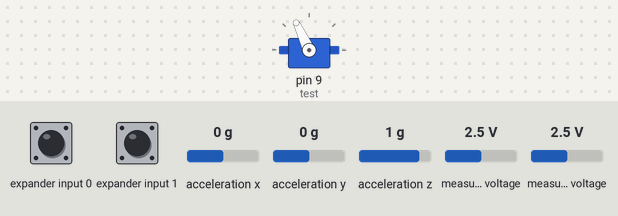
Bench run of a sketch on a simulated Arduino Uno, built with avr-gcc and run on an emulated ATmega328P. On the bench: servo. Wiring (inferred from the names in the program): Wii Nunchuk at I2C address 0x52. The inputs (shaded band) are chosen by the test bench; at power-on: expander input 0 HIGH, expander input 1 HIGH, acceleration x 0 g, acceleration y 0 g, acceleration z 1 g, measured voltage 2.5 V. What the sketch prints to the serial monitor is not drawn.

Above: at 0.05 s.
Timing chart, 0 to 5.5 s (numbered marks = the images above):
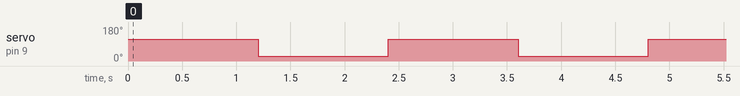

The sketch:

HandControl2.ino
```cpp
#include <Servo.h>
#include "Nunchuck.h"
#include "Hand.h"

Hand hand; // fingers 9 thumb 10
Servo test;
void nunChuckLoop()
{
  if (nunchuk_read()) {

  // map nunchuk data to a servo data point -> use for moving the arm
//    int x_axis = map(nunchuk_data[0], 23, 222, 180, 0);
//    int y_axis = map(nunchuk_data[1], 32, 231, 0, 180);

    if (nunchuk_buttonC()) {
      hand.openHand();
    }
    else if (nunchuk_buttonZ()) {
      hand.closeHand();
    }
  // un-comment next line to print data to serial monitor
   //nunchuk_print();
   }
}

void setup() {
    Serial.println("Initiated set-up...\n");
    Serial.begin(9600);
    Wire.begin();
    //hand.setUp(9, 10);
    test.attach(9);
    nunchuk_init();
    nunchuk_read();// get rid of c being pushed at start
    Serial.println("\nSet-up complete...\n");
}
void loop() {
  //nunChuckLoop();
//  hand.openHand();
//  delay(1000);
//  hand.closeHand();
//  delay(1000);
    test.write(115);
    delay(1200);
    Serial.println(test.read());
    test.write(25);
    delay(1200);
    Serial.println(test.read());
// Nunchuck debug stuff
//  if (nunchuk_read())
//    nunchuk_print();
//  delay(10);

}
```

Hand.h
```cpp
#include <Servo.h>

#ifndef Hand_H
#define Hand_H

// purple tower pro mg91 digital max = 170, min = 15

class Hand {
private:
  Servo fingersServo;
  Servo thumbServo;
  static int calcStep(int, int, int, int, int);
  static void moveServo(Servo, long, int);
public:
  Hand();
  ~Hand();
  void setUp(int, int);
  void moveHand(long, long, int);
  void moveFingers(long, int);
  void moveThumb(long, int);
  void openHand(int);
  void closeHand(int);
};

// helper method to determine step used by moveHand() and functions like it if need be
int Hand::calcStep(int curr, int dest, int buf = 10, int smallStep = 1, int largeStep = 2) {
  if (curr > dest) {
    if (curr < dest + buf)
      return curr - smallStep;
    return curr - largeStep;
  }
  else {
    if (curr > dest - buf)
      return curr + smallStep;
    return curr + largeStep;
  }
}

Hand::Hand() {
  Serial.println("Hand created");
}

Hand::~Hand() {
  Serial.println("Hand destroyed");
}

void Hand::setUp(int portFingers, int portThumb) {
  Serial.print("Attempting to attach servos.. ");
  fingersServo.attach(portFingers);
  thumbServo.attach(portThumb);
  Serial.println("Done");
}

void Hand::moveHand(long destFingers, long destThumb, int delayTime) {
  int fingersPos = fingersServo.read();
  int thumbPos = thumbServo.read();
  while (fingersPos != destFingers || thumbPos != destThumb) {
    fingersPos = calcStep(fingersPos, destFingers);
    thumbPos = calcStep(thumbPos, destThumb);
    fingersServo.write(fingersPos);
    thumbServo.write(thumbPos);
    delay(delayTime);

    // Servo debug stuff
    Serial.println("\n--- Fingers ---");
    Serial.print(fingersPos);
    Serial.print("->");
    Serial.print(destFingers);
    Serial.println("\n--- Thumb ---");
    Serial.print(thumbPos);
    Serial.print("->");
    Serial.println(destThumb);
  }
}

void Hand::moveServo(Servo servo, long dest, int tDelay) {
  int pos = servo.read();
  while (pos != dest) {
    pos = calcStep(pos, dest);
    servo.write(pos);
    delay(tDelay);

    Serial.print(pos);
    Serial.print("->");
    Serial.println(dest);
  }
}

void Hand::moveFingers(long dest, int tDelay = 10) {
  Serial.print("Attemping to move fingers.. ");
  moveServo(fingersServo, dest, tDelay);
  Serial.println("Done");
}

void Hand::moveThumb(long dest, int tDelay = 10) {
  Serial.print("Attempting to move thumb.. ");
  moveServo(thumbServo, dest, tDelay);
  Serial.println("Done");
}

void Hand::openHand(int tDelay = 10) {
  Serial.print("Attempting to open hand.. ");
  moveHand(170, 90, tDelay);
  Serial.println("Done");
}

void Hand::closeHand(int tDelay = 10) {
  Serial.print("Attempting to close hand.. ");
  moveHand(15, 20, tDelay);
  Serial.println("Done");
}

#endif
```

Nunchuck.h
```cpp
#include <Wire.h>

/**
 * @license Nunchuk Arduino library v0.0.1 16/12/2016
 * http://www.xarg.org/2016/12/arduino-nunchuk-library/
 *
 * Copyright (c) 2016, Robert Eisele (robert@xarg.org)
 * Dual licensed under the MIT or GPL Version 2 licenses.
 **/

#ifndef NUNCHUK_H
#define NUNCHUK_H


// Calibration accelerometer values, depends on your Nunchuk
#define NUNCHUK_ACCEL_X_ZERO 512
#define NUNCHUK_ACCEL_Y_ZERO 512
#define NUNCHUK_ACCEL_Z_ZERO 512

// Calibration joystick values
#define NUNCHUK_JOYSTICK_X_ZERO 127
#define NUNCHUK_JOYSTICK_Y_ZERO 128

// Whether to disable encryption. Enabling encryption means that every packet must be decrypted, which wastes cpu cycles. Cheap Nunchuk clones have problems with the encrypted init sequence, so be sure you know what you're doing
#define NUNCHUK_DISABLE_ENCRYPTION

// Print debug information instead of a CSV stream to the serial port
// #define NUNCHUK_DEBUG

// The Nunchuk I2C address
#define NUNCHUK_ADDRESS 0x52

#if ARDUINO >= 100
#define I2C_READ() Wire.read()
#define I2C_WRITE(x) Wire.write(x)
#else
#define I2C_READ() Wire.receive()
#define I2C_WRITE(x) Wire.send(x)
#endif

#define I2C_START(x) Wire.beginTransmission(x)
#define I2C_STOP() Wire.endTransmission()

#ifndef CPU_FREQ
#define CPU_FREQ 16000000L
#endif

#ifndef TWI_FREQ
#define TWI_FREQ 400000L
#endif

uint8_t nunchuk_data[6];
uint8_t nunchuk_cali[16];

/**
 * Use normal analog ports as power supply, which is useful if you want to have all pins in a row
 * Like for the famous WiiChuck adapter
 * @see https://todbot.com/blog/2008/02/18/wiichuck-wii-nunchuck-adapter-available/
 */
#ifndef __AVR_ATmega32U4__ // NOT Arduino Leonardo
static void nunchuk_init_power() {
    // Add power supply for port C2 (GND) and C3 (PWR)
    PORTC &= ~_BV(PORTC2);
    PORTC |= _BV(PORTC3);
    DDRC |= _BV(PORTC2) | _BV(PORTC3);
    delay(100);
}
#endif
/**
 * Initializes the Nunchuk communication by sending a sequence of bytes
 */
static void nunchuk_init() {

    // Change TWI speed for nuchuk, which uses Fast-TWI (400kHz)
    // Normally this will be set in twi_init(), but this hack works without modifying the original source
    TWBR = ((CPU_FREQ / TWI_FREQ) - 16) / 2;

#ifdef NUNCHUK_DISABLE_ENCRYPTION
    I2C_START(NUNCHUK_ADDRESS);
    I2C_WRITE(0xF0);
    I2C_WRITE(0x55);
    I2C_STOP();

    I2C_START(NUNCHUK_ADDRESS);
    I2C_WRITE(0xFB);
    I2C_WRITE(0x00);
    I2C_STOP();
#else
    I2C_START(NUNCHUK_ADDRESS);
    I2C_WRITE(0x40);
    I2C_WRITE(0x00);
    I2C_STOP();
#endif

#ifdef NUNCHUK_DEBUG
    Serial.print("Ident: "); // 0xA4200000 for Nunchuck, 0xA4200101 for Classic, 0xA4200402 for Balance

    I2C_START(NUNCHUK_ADDRESS);
    I2C_WRITE(0xFA);
    I2C_STOP();

    Wire.requestFrom(NUNCHUK_ADDRESS, 6);
    for (uint8_t i = 0; i < 6; i++) {
        if (Wire.available()) {
            Serial.print(I2C_READ(), HEX);
            Serial.print(" ");
        }
    }
    I2C_STOP();
    Serial.println("");

    delay(100); // Wait for serial transfer, before loop()ing
#endif

}

/**
 * Decodes a byte if encryption is used
 *
 * @param x The byte to be decoded
 */
static inline uint8_t nunchuk_decode_byte(uint8_t x) {
#ifdef NUNCHUK_DISABLE_ENCRYPTION
    return x;
#else
    return (x ^ 0x17) + 0x17;
#endif
}

/**
 * Central function to read a full chunk of data from Nunchuk
 *
 * @return A boolean if the data transfer was successful
 */
static uint8_t nunchuk_read() {

    uint8_t i;
    Wire.requestFrom(NUNCHUK_ADDRESS, 6);
    for (i = 0; i < 6 && Wire.available(); i++) {
        nunchuk_data[i] = nunchuk_decode_byte(I2C_READ());
    }

    // send new request
    I2C_START(NUNCHUK_ADDRESS);
    I2C_WRITE(0x00);
    I2C_STOP();

    return i == 6;
}

/**
 * Checks the current state of button Z
 */
static uint8_t nunchuk_buttonZ() {
    return (~nunchuk_data[5] >> 0) & 1;
}

/**
 * Checks the current state of button C
 */
static uint8_t nunchuk_buttonC() {
    return (~nunchuk_data[5] >> 1) & 1;
}

/**
 * Retrieves the raw X-value of the joystick
 */
static uint8_t nunchuk_joystickX_raw() {
    return nunchuk_data[0];
}

/**
 * Retrieves the raw Y-value of the joystick
 */
static uint8_t nunchuk_joystickY_raw() {
    return nunchuk_data[1];
}

/**
 * Retrieves the calibrated X-value of the joystick
 */
static int16_t nunchuk_joystickX() {
    return (int16_t) nunchuk_joystickX_raw() - (int16_t) NUNCHUK_JOYSTICK_X_ZERO;
}

/**
 * Retrieves the calibrated Y-value of the joystick
 */
static int16_t nunchuk_joystickY() {
    return (int16_t) nunchuk_joystickY_raw() - (int16_t) NUNCHUK_JOYSTICK_Y_ZERO;
}

/**
 * Calculates the angle of the joystick
 */
static float nunchuk_joystick_angle() {
    return atan2((float) nunchuk_joystickY(), (float) nunchuk_joystickX());
}

/**
 * Retrieves the raw X-value of the accelerometer
 */
static uint16_t nunchuk_accelX_raw() {
    return ((uint16_t) nunchuk_data[2] << 2) | ((nunchuk_data[5] >> 2) & 3);
}

/**
 * Retrieves the raw Y-value of the accelerometer
 */
static uint16_t nunchuk_accelY_raw() {
    return ((uint16_t) nunchuk_data[3] << 2) | ((nunchuk_data[5] >> 4) & 3);
}

/**
 * Retrieves the raw Z-value of the accelerometer
 */
static uint16_t nunchuk_accelZ_raw() {
    return ((uint16_t) nunchuk_data[4] << 2) | ((nunchuk_data[5] >> 6) & 3);
}

/**
 * Retrieves the calibrated X-value of the accelerometer
 */
static int16_t nunchuk_accelX() {
    return (int16_t) nunchuk_accelX_raw() - (int16_t) NUNCHUK_ACCEL_X_ZERO;
}

/**
 * Retrieves the calibrated Y-value of the accelerometer
 */
static int16_t nunchuk_accelY() {
    return (int16_t) nunchuk_accelY_raw() - (int16_t) NUNCHUK_ACCEL_Y_ZERO;
}

/**
 * Retrieves the calibrated Z-value of the accelerometer
 */
static int16_t nunchuk_accelZ() {
    return (int16_t) nunchuk_accelZ_raw() - (int16_t) NUNCHUK_ACCEL_Z_ZERO;
}

/**
 * Calculates the pitch angle of the Nunchuk
 */
static float nunchuk_pitch() {
    return atan2((float) nunchuk_accelY(), (float) nunchuk_accelZ());
}

/**
 * Calculates the roll angle of the Nunchuk
 */
static float nunchuk_roll() {
    return atan2((float) nunchuk_accelX(), (float) nunchuk_accelZ());
}

/**
 * A handy function to print either verbose information of the Nunchuk or a CSV stream for Processing
 */
static void nunchuk_print() {

#ifdef NUNCHUK_DEBUG
    Serial.print("joy: ");
    Serial.nu(nunchuk_joystickX(), DEC);
    Serial.print(", ");
    Serial.print(nunchuk_joystickY(), DEC);

    Serial.print("  acc:");
    Serial.print(nunchuk_accelX(), DEC);
    Serial.print(", ");
    Serial.print(nunchuk_accelY(), DEC);
    Serial.print(", ");
    Serial.print(nunchuk_accelZ(), DEC);

    Serial.print("  but:");
    Serial.print(nunchuk_buttonZ(), DEC);
    Serial.print(", ");
    Serial.print(nunchuk_buttonC(), DEC);
    Serial.print("\n");
#else
    Serial.print(nunchuk_joystickX(), DEC);
    Serial.print(",");
    Serial.print(nunchuk_joystickY(), DEC);
    Serial.print(",");
    Serial.print(nunchuk_accelX(), DEC);
    Serial.print(",");
    Serial.print(nunchuk_accelY(), DEC);
    Serial.print(",");
    Serial.print(nunchuk_accelZ(), DEC);
    Serial.print(",");
    Serial.print(nunchuk_buttonZ(), DEC);
    Serial.print(",");
    Serial.print(nunchuk_buttonC(), DEC);
    Serial.print("\n");
#endif
}

void waitForNunchuckPress() {
  while (nunchuk_read() && !nunchuk_buttonC() && !nunchuk_buttonZ()) {} delay(5);
}

void waitForNunchuckRelease() {
  while (nunchuk_read() && (nunchuk_buttonC() || nunchuk_buttonZ())) {} delay(5);
}

#endif
```

Measured:
- by itself, servo on pin 9 (test): alternates 115° for 1.2 s and 25° for 1.2 s
